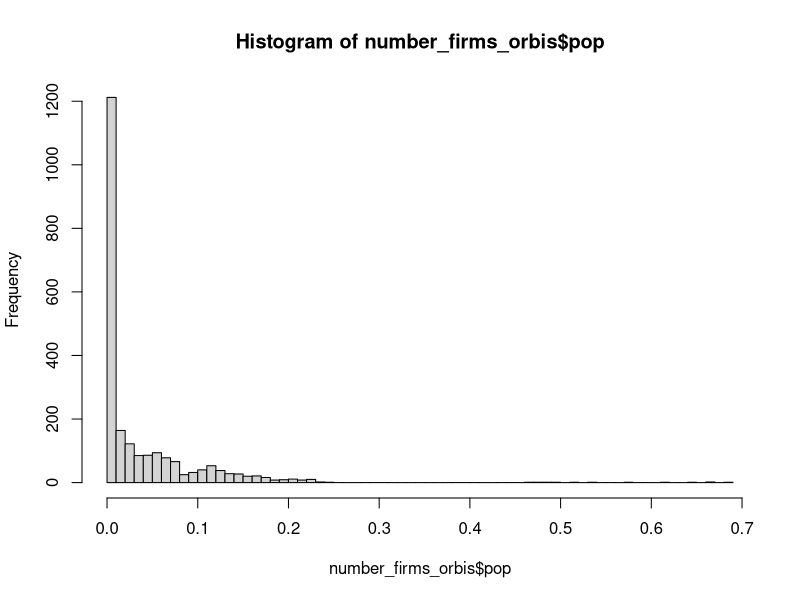
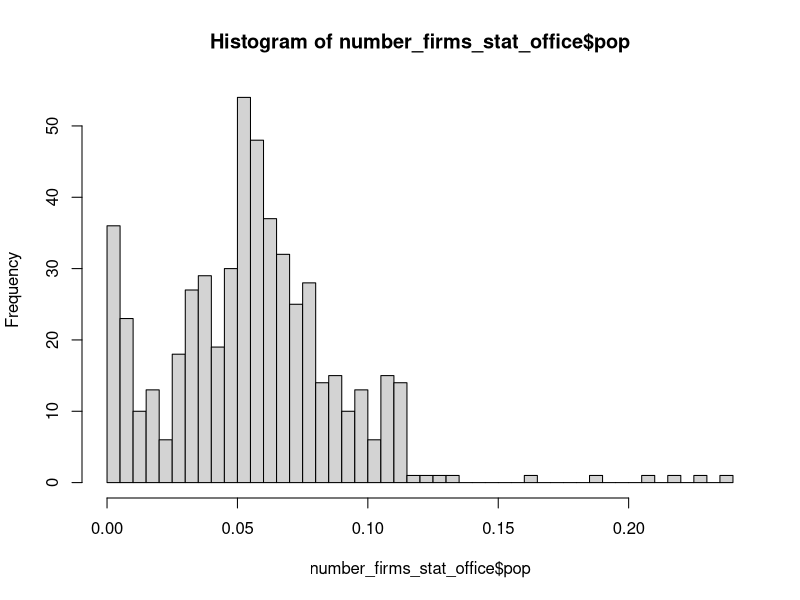

R code for these plots, in order: (Note: this script raises an error after producing the figures.)

library(dplyr)

######## Read needed data

ctry_profiles            <- read.csv("data/country_info/ctry_profiles.csv")
number_firms_stat_office <- read.csv("data/country_info/number_firms_stat_office.csv")
number_firms_orbis       <- read.csv("data/country_info/number_firms_orbis.csv")
worldbank_data           <- read.csv("data/country_info/worldbank_data.csv")
eu_oecd_ctries           <- read.csv("data/country_info/eu_oecd_ctries.csv")

###############################################
# Investigate and clean data
###############################################


######## Focus on years 2010-2021

number_firms_orbis <- number_firms_orbis[number_firms_orbis$year %in% c(2010:2021),]
number_firms_stat_office <- number_firms_stat_office[number_firms_stat_office$year %in% c(2010:2021),]


######## Merge with worldbank data
number_firms_orbis <- merge(number_firms_orbis, worldbank_data, by=c("iso2", "year"), all.x = T)
number_firms_stat_office <- merge(number_firms_stat_office, worldbank_data, by=c("iso2", "year"), all.x = T)


######## Count number of country years for statistical offices and ORBIS

sum(!is.na(number_firms_orbis$number_firms))
sum(!is.na(number_firms_stat_office$number_firms))


######## Investigate cases with low number of observations

sum(number_firms_orbis$number_firms[!is.na(number_firms_orbis$number_firms)] < 100)
sum(number_firms_stat_office$number_firms[!is.na(number_firms_stat_office$number_firms)] < 100)

min(number_firms_orbis$number_firms, na.rm = T)
min(number_firms_stat_office$number_firms, na.rm = T)


######## Calculate ratio of firms to population

number_firms_orbis$pop       <- number_firms_orbis$number_firms / number_firms_orbis$population
number_firms_stat_office$pop <- number_firms_stat_office$number_firms / number_firms_stat_office$population

hist(number_firms_orbis$pop, breaks = 50)
hist(number_firms_stat_office$pop, breaks = 50)


######## Set number of firms to missing when share < 0.2% relative to population 

number_firms_orbis$number_firms[number_firms_orbis$pop < 0.002]             <- NA
number_firms_stat_office$number_firms[number_firms_stat_office$pop < 0.002] <- NA


######## Count number of country years for statistical offices and ORBIS after cleaning

sum(!is.na(number_firms_orbis$number_firms))
sum(!is.na(number_firms_stat_office$number_firms))


###############################################
# Describe data
###############################################


######## Share of covered sample years

sum(!is.na(number_firms_orbis$number_firms)) / (193*12)
sum(!is.na(number_firms_stat_office$number_firms)) / (193*12)


######## Merge both data sets 
colnames(number_firms_orbis) <- c("iso2","year","number_firms_orbis", "gdp", "population","pop") 
colnames(number_firms_stat_office) <- c("iso2","year","source_link", "number_firms_stat_office", "gdp", "population","pop") 

number_firms_orbis <- number_firms_orbis[, c("iso2","year","number_firms_orbis")]
df <- merge(number_firms_orbis , number_firms_stat_office)


year <- df %>%
  group_by(year) %>%
  summarize("obs" = length(iso2),
            "firms_office_yes" = sum(!is.na(number_firms_stat_office)),
            "firms_orbis_yes"  = sum(!is.na(number_firms_orbis)),
            "share_office"     = sum(!is.na(number_firms_stat_office)) / length(iso2),
            "share_orbis"      = sum(!is.na(number_firms_orbis)) / length(iso2))


######## Observations by continent

df <- merge(df, ctry_profiles , by = c("iso2"))

continent <- df %>%
  group_by(continent) %>%
  summarize("obs" = length(iso2),
            "firms_office_yes" = sum(!is.na(number_firms_stat_office)),
            "firms_orbis_yes"  = sum(!is.na(number_firms_orbis)),
            "share_office"     = sum(!is.na(number_firms_stat_office)) / length(iso2),
            "share_orbis"      = sum(!is.na(number_firms_orbis)) / length(iso2))


oecd_eu <- df %>%
  filter(iso2 %in% eu_oecd_ctries$iso2) %>%
  summarize("continent"          = "EU_OECD",
            "obs" = length(iso2),
            "firms_office_yes" = sum(!is.na(number_firms_stat_office)),
            "firms_orbis_yes"  = sum(!is.na(number_firms_orbis)),
            "share_office"     = sum(!is.na(number_firms_stat_office)) / length(iso2),
            "share_orbis"      = sum(!is.na(number_firms_orbis)) / length(iso2))

continent <- rbind(continent, oecd_eu)


######## Observations by population

population            <- sum(df$population, na.rm =T)
population_office_yes <- sum(df$population[!is.na(df$number_firms_stat_office)], na.rm =T)
population_orbis_yes  <- sum(df$population[!is.na(df$number_firms_orbis)], na.rm =T)
share_office          <- population_office_yes / population
share_orbis           <- population_orbis_yes / population

population <- data.frame(population,
                         population_office_yes,
                         population_orbis_yes,
                         share_office,
                         share_orbis)


######## Observations by gdp

gdp                   <- sum(df$gdp, na.rm =T)
gdp_office_yes        <- sum(df$gdp[!is.na(df$number_firms_stat_office)], na.rm =T)
gdp_orbis_yes         <- sum(df$gdp[!is.na(df$number_firms_orbis)], na.rm =T)
share_office          <- gdp_office_yes / gdp
share_orbis           <- gdp_orbis_yes / gdp

gdp <- data.frame(gdp,
                         gdp_office_yes,
                         gdp_orbis_yes,
                         share_office,
                         share_orbis)


######## Save as Excel

library(writexl)
write_xlsx(list(
  "year"       = year,
  "continent"  = continent,
  "population" = population,
  "gdp"        = gdp),
           path = "output/analysis_1.xlsx")
